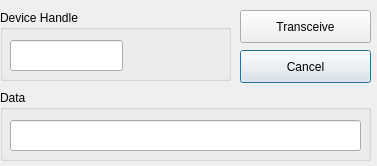
<ui version="4.0" >
 <class>TransceiveDlg</class>
 <widget class="QDialog" name="TransceiveDlg" >
  <property name="geometry" >
   <rect>
    <x>0</x>
    <y>0</y>
    <width>377</width>
    <height>166</height>
   </rect>
  </property>
  <property name="windowTitle" >
   <string>Dialog</string>
  </property>
  <widget class="QPushButton" name="cancelPushButton" >
   <property name="geometry" >
    <rect>
     <x>240</x>
     <y>50</y>
     <width>131</width>
     <height>33</height>
    </rect>
   </property>
   <property name="text" >
    <string>Cancel</string>
   </property>
  </widget>
  <widget class="QGroupBox" name="groupBox" >
   <property name="geometry" >
    <rect>
     <x>0</x>
     <y>10</y>
     <width>231</width>
     <height>71</height>
    </rect>
   </property>
   <property name="title" >
    <string>Device Handle</string>
   </property>
   <widget class="QLineEdit" name="deviceHandleLineEdit" >
    <property name="geometry" >
     <rect>
      <x>10</x>
      <y>30</y>
      <width>113</width>
      <height>31</height>
     </rect>
    </property>
   </widget>
  </widget>
  <widget class="QGroupBox" name="groupBox_2" >
   <property name="geometry" >
    <rect>
     <x>0</x>
     <y>90</y>
     <width>371</width>
     <height>71</height>
    </rect>
   </property>
   <property name="title" >
    <string>Data</string>
   </property>
   <widget class="QLineEdit" name="dataLineEdit" >
    <property name="geometry" >
     <rect>
      <x>10</x>
      <y>30</y>
      <width>351</width>
      <height>31</height>
     </rect>
    </property>
   </widget>
  </widget>
  <widget class="QPushButton" name="transceivePushButton" >
   <property name="geometry" >
    <rect>
     <x>240</x>
     <y>10</y>
     <width>131</width>
     <height>33</height>
    </rect>
   </property>
   <property name="text" >
    <string>Transceive</string>
   </property>
  </widget>
 </widget>
 <resources/>
 <connections>
  <connection>
   <sender>transceivePushButton</sender>
   <signal>clicked()</signal>
   <receiver>TransceiveDlg</receiver>
   <slot>accept()</slot>
   <hints>
    <hint type="sourcelabel" >
     <x>334</x>
     <y>26</y>
    </hint>
    <hint type="destinationlabel" >
     <x>199</x>
     <y>149</y>
    </hint>
   </hints>
  </connection>
  <connection>
   <sender>cancelPushButton</sender>
   <signal>clicked()</signal>
   <receiver>TransceiveDlg</receiver>
   <slot>reject()</slot>
   <hints>
    <hint type="sourcelabel" >
     <x>334</x>
     <y>66</y>
    </hint>
    <hint type="destinationlabel" >
     <x>199</x>
     <y>149</y>
    </hint>
   </hints>
  </connection>
 </connections>
</ui>
